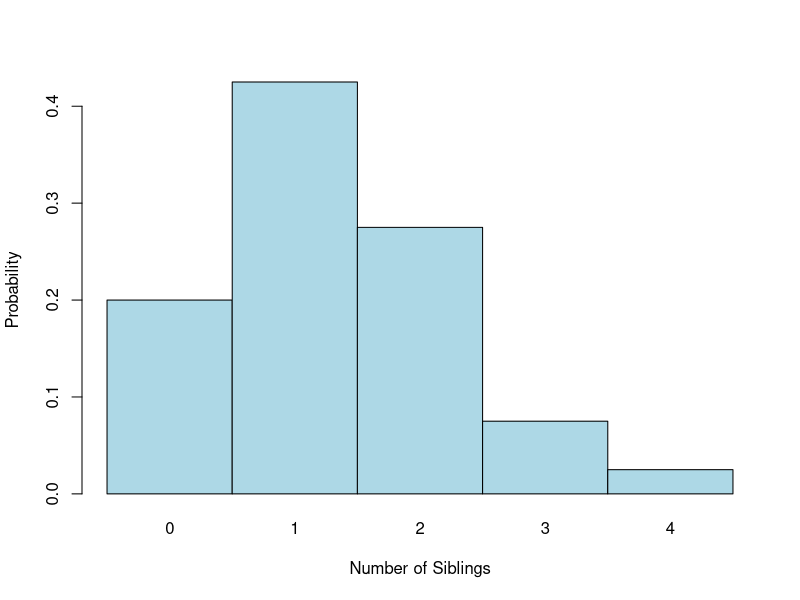

This chart was generated by the following R code:
## ---- chunk 1
knitr::opts_chunk$set(echo = FALSE)
## ---- chunk 2
barplot(c(0.2,0.425,0.275,0.075,0.025), space=0, col="lightblue",
        names.arg = c("0","1","2","3","4"),
        xlab="Number of Siblings",
        ylab = "Probability")
